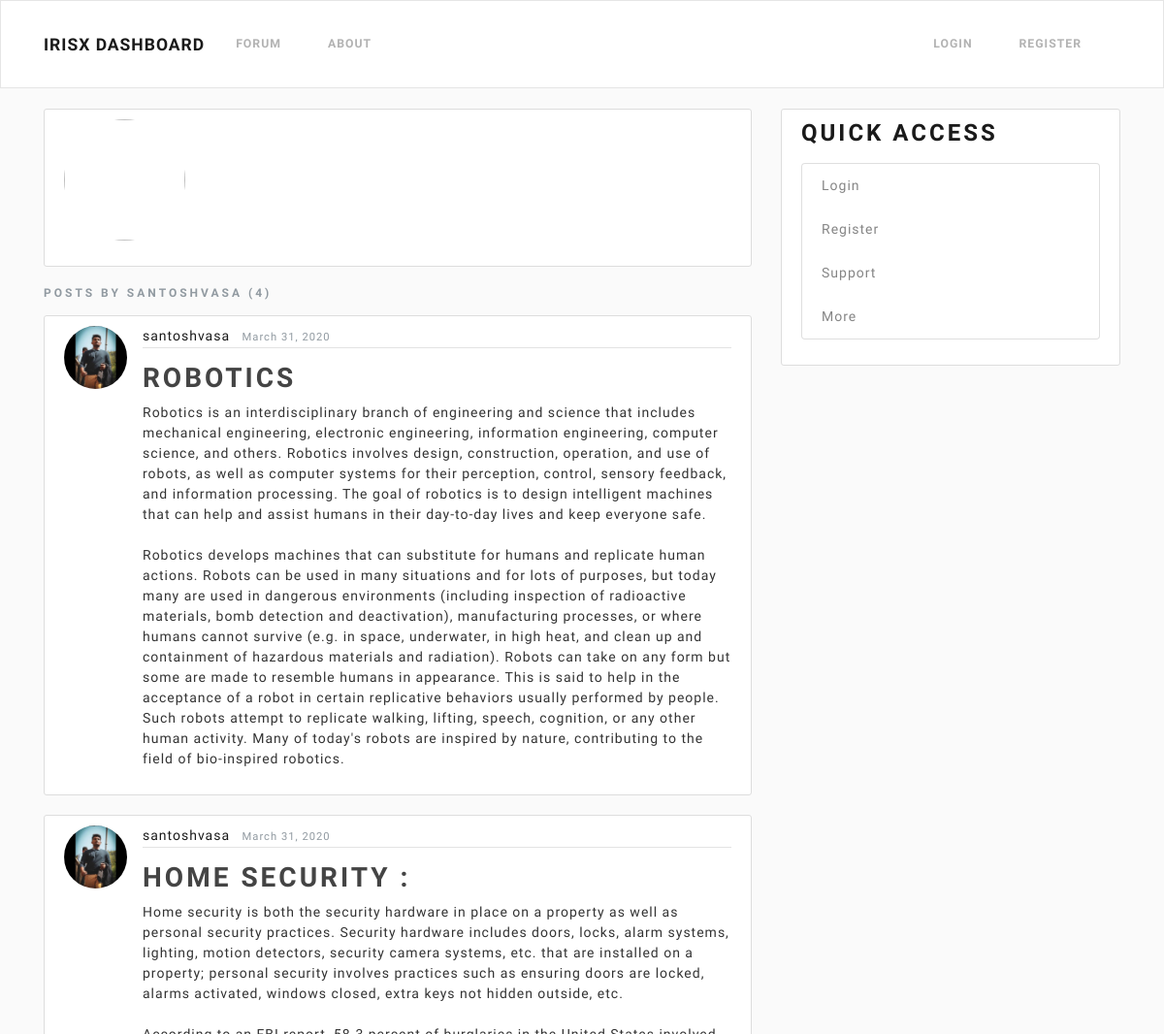
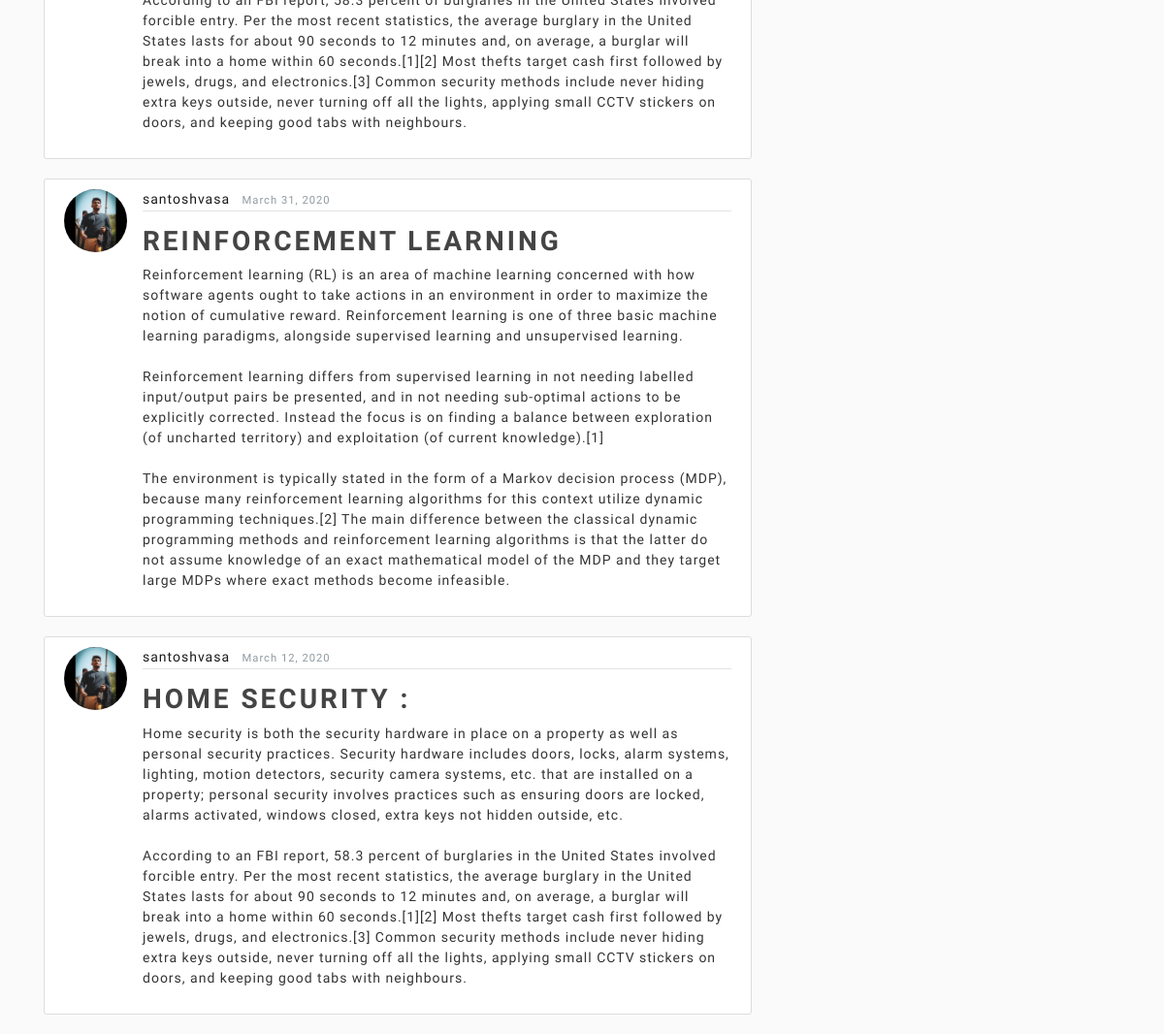
/blog/user/santoshvasa, run on an earlier commit of the app's database (2 pictures, top to bottom).
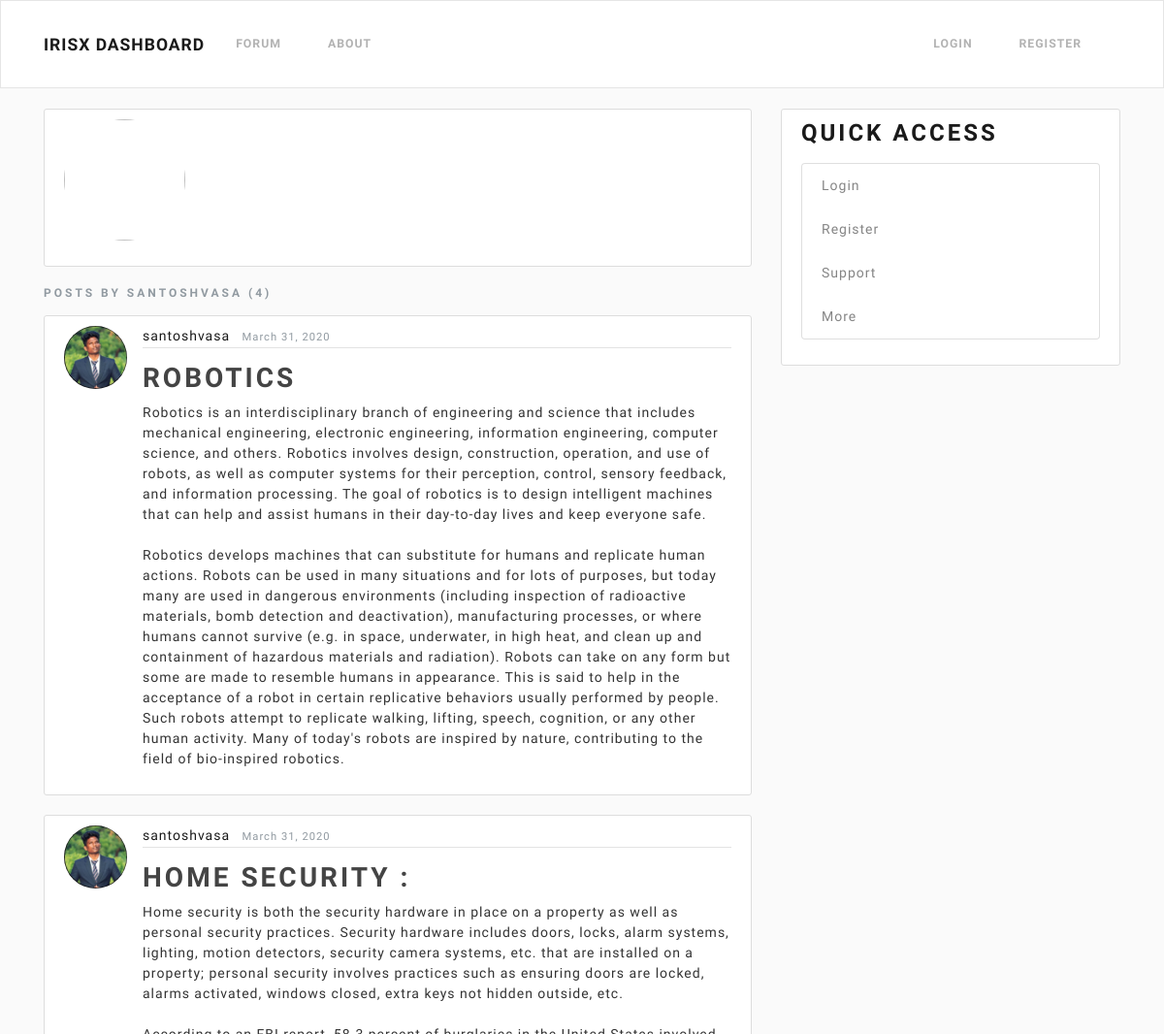
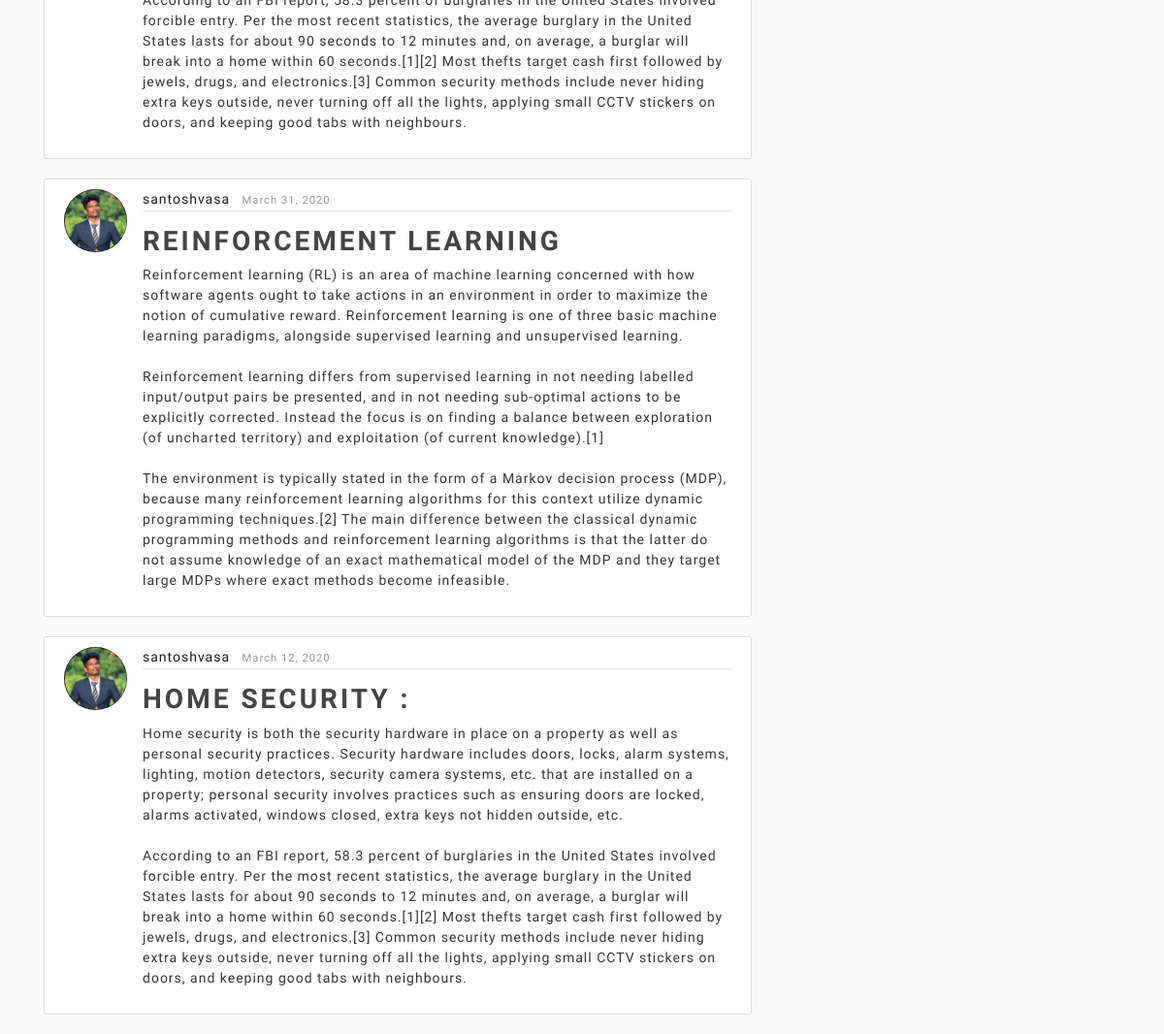
And on a later commit of the database (2 pictures, top to bottom).
### blog/models.py (models this page shows, shortened)
class Post(models.Model):
    title = models.CharField(max_length=100)
    content = models.TextField()
    date_posted = models.DateTimeField(default=timezone.now)
    author = models.ForeignKey(User, on_delete=models.CASCADE)

### users/models.py (models this page shows, shortened)
class Profile(models.Model):
    user = models.OneToOneField(User, on_delete=models.CASCADE)
    image = models.ImageField(default='default.jpg', upload_to='profile_pics')

### blog/views.py (the view)
# urls.py: path('user/<str:username>', UserPostListView.as_view(), name='user-posts'),
class UserPostListView(ListView):
    model = Post
    template_name = "blog/user_posts.html"
    context_object_name = "posts"
    paginate_by = 5
    def get_queryset(self):
        user = get_object_or_404(User, username=self.kwargs.get('username'))
        return Post.objects.filter(author=user).order_by('-date_posted')

### blog/templates/blog/user_posts.html (shortened to what this page needs)
{% extends "blog/base.html" %}
{% block content %}
    <article class="media content-section">
    <div class="media">
      <img class="rounded-circle account-img" src="{{ post.author.profile.image.url }}">
    </div>
  </article>
    <h6 class="mb-3 text-muted"> Posts By {{view.kwargs.username}} ({{page_obj.paginator.count}})</h6>
    {% for post in posts %}
        <article class="media content-section">
          <img class="rounded-circle article-img" src = "{{ post.author.profile.image.url }}">
          <div class="media-body">
            <div class="article-metadata">
              <a class="mr-2" href="{% url 'user-posts' post.author.username %}">{{ post.author }}</a>
              <small class="text-muted">{{ post.date_posted | date:"F d, Y" }}</small>
            </div>
            <h2><a class="article-title" href="{% url 'post-detail' post.id %}">{{ post.title }}</a></h2>
            <p class="article-content">{{ post.content }}</p>
          </div>
        </article>
    {% endfor %}
{% endblock content %}

What changed in the data, as far as the page shows it:
changed through a linked row, Post "ROBOTICS": author.profile.image: a different picture
changed through a linked row, Post (number 2 of 4 on the later page): author.profile.image: a different picture
changed through a linked row, Post "REINFORCEMENT LEARNING": author.profile.image: a different picture
changed through a linked row, Post "March 12, 2020": author.profile.image: a different picture
